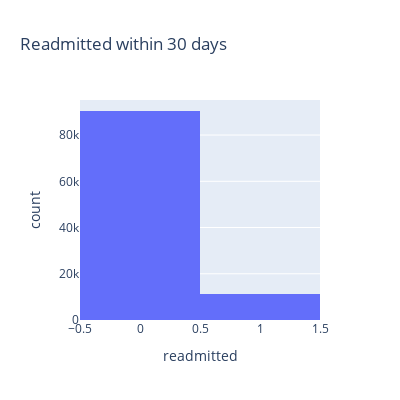

Write notebook code for a chart like this one.
### Markdown cell above
### Visualize stroke

### Code cell
fig = px.histogram(diabetes, x="readmitted", title='Readmitted within 30 days', width=400, height=400)
fig.show()

### Figure 1 — Plotly figure (JSON) as saved in the notebook; plotly's stock layout.template omitted (floating-point values rounded to 4 significant figures; data arrays with more than 128 entries replaced by an {"elided": "..."} marker saying what was removed)
{"data": [{"alignmentgroup": "True", "bingroup": "x", "hovertemplate": "readmitted=%{x}<br>count=%{y}<extra></extra>", "legendgroup": "", "marker": {"color": "#636efa", "pattern": {"shape": ""}}, "name": "", "offsetgroup": "", "orientation": "v", "showlegend": false, "type": "histogram", "x": {"elided": "101766 int values"}, "xaxis": "x", "yaxis": "y"}], "layout": {"barmode": "relative", "height": 400, "legend": {"tracegroupgap": 0}, "title": {"text": "Readmitted within 30 days"}, "width": 400, "xaxis": {"anchor": "y", "domain": [0, 1], "title": {"text": "readmitted"}}, "yaxis": {"anchor": "x", "domain": [0, 1], "title": {"text": "count"}}}}
